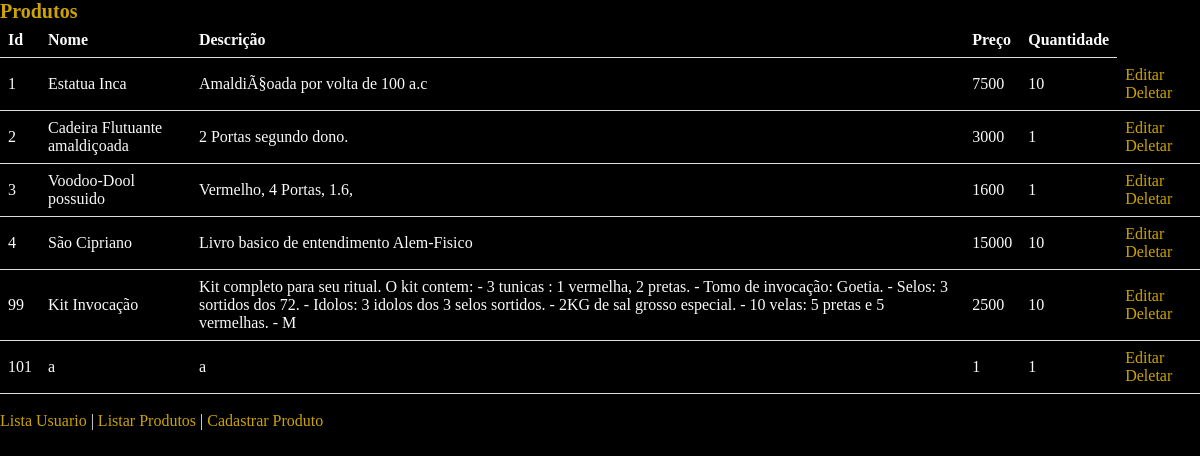
/admin/produto-lista.php (signed in), run on the app's committed database.
### tables this page shows
CREATE TABLE `produto` (
  `id` int(11) NOT NULL,
  `nome` varchar(255) NOT NULL,
  `descricao` varchar(255) NOT NULL,
  `preco` float NOT NULL,
  `quantidade` int(11) NOT NULL
);

### admin/produto-lista.php (the view, shortened to what this page needs)
<?php
include "../includes/conexao.php";
$sql = 'SELECT * FROM produto';
$resultado = mysqli_query($conexao,$sql);
?>
<!DOCTYPE html>
<html lang="pt-br">
    <head>
        <link href="../style.css" rel="stylesheet">
    </head>
    <body>
<h1>Produtos</h1>
<table>
    <tr>
    	<th>Id</th>
        <th>Nome</th>
        <th>Descrição</th>
        <th>Preço</th>
        <th>Quantidade</th>
    </tr>
    <?php
    while($dados = mysqli_fetch_array($resultado)){
        echo "<tr>";
        echo "<td>".$dados['id']."</td>";
        echo "<td>".utf8_encode($dados['nome'])."</td>";
        echo "<td>".utf8_encode($dados['descricao'])."</td>";
        echo "<td>".$dados['preco']."</td>";
        echo "<td>".$dados['quantidade']."</td>";
        echo " <td> <a href='produto-edita.php?id={$dados['id']}'>Editar</a>  ";
        echo "      <a href='produto-deleta-ok.php?id={$dados['id']}'>Deletar</a>  </td>";
        echo "</tr>";
    }
    ?>
</table>
<br>
<a href="usuario-lista.php">Lista Usuario</a> | <a href="produto-lista.php">Listar Produtos</a> | <a href="produto-cadastra.php">Cadastrar Produto</a>
    </body>
</html>

### style.css (style rules this page uses)
* { padding: 0; margin: 0; }
body { font-family: Verdana; background-color: rgb(0,0,0); color: rgb(250,250,250); }
table { border-collapse: collapse; width: 100%; }
th, td { padding: 8px; text-align: left; border-bottom: 1px solid #ddd; }
a { text-decoration: none; color: rgb(204,163,0); }
h1 { color:rgb(204,163,0); font-size: 20px; }

### data on the page
produto: id "1", nome "Estatua Inca", descricao "AmaldiÃ§oada por volta de 100 a.c", preco "7500", quantidade "10"
produto: id "2", nome "Cadeira Flutuante amaldiçoada", descricao "2 Portas segundo dono.", preco "3000", quantidade "1"
produto: id "3", nome "Voodoo-Dool possuido", descricao "Vermelho, 4 Portas, 1.6,", preco "1600", quantidade "1"
produto: id "4", nome "São Cipriano", descricao "Livro basico de entendimento Alem-Fisico", preco "15000", quantidade "10"
produto: id "99", nome "Kit Invocação", descricao "Kit completo para seu ritual. O kit contem: - 3 tunicas : 1 vermelha, 2 pretas. - Tomo de invocação: Goetia. - Selos: 3 sortidos dos 72. - Idolos: 3 idolos dos 3 selos sortidos. - 2KG de sal grosso especial. - 10 velas: 5 pretas e 5 vermelhas. - M", preco "2500", quantidade "10"
produto: id "101", nome "a", descricao "a", preco "1", quantidade "1"
